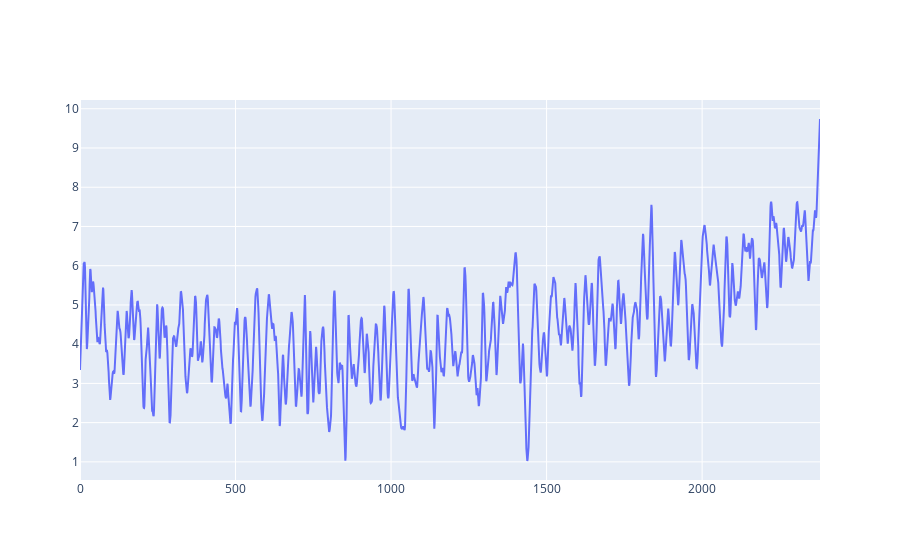
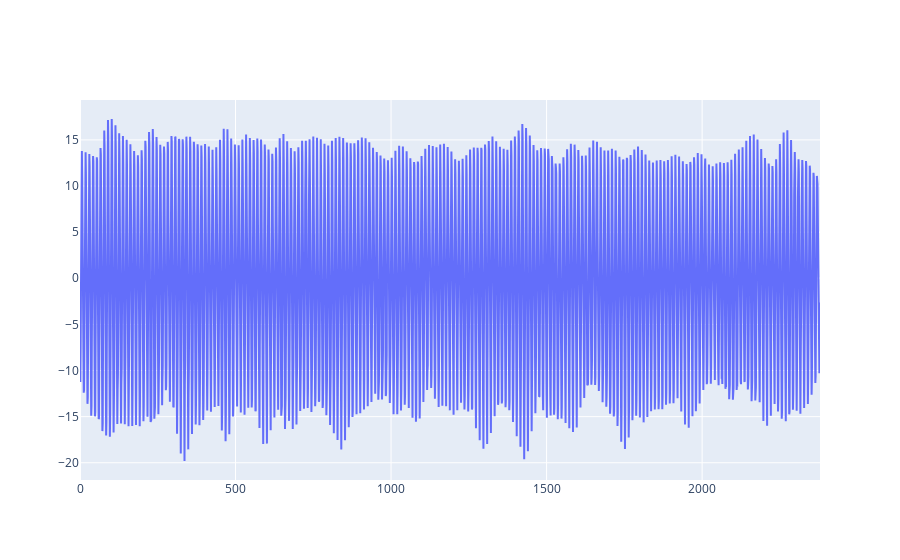
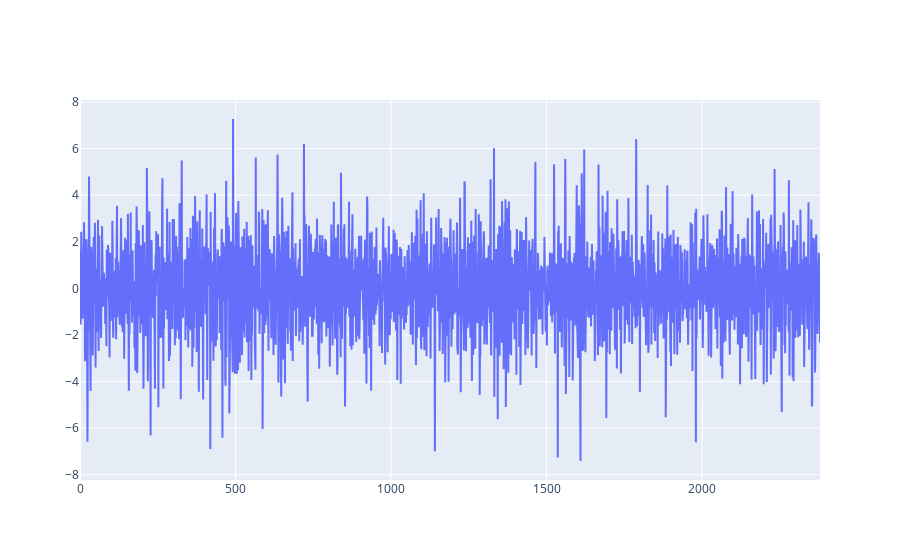

These figures' notebook cell, in order:
### Code cell
from statsmodels.tsa.seasonal import STL
stl = STL(np.array(list(y(get_data()))), period=12)
res = stl.fit()
plot(enumerate(res.trend))
plot(enumerate(res.seasonal))
plot(enumerate(res.resid))

### Figure 1 — Plotly figure (JSON) as saved in the notebook; plotly's stock layout.template omitted (floating-point values rounded to 4 significant figures; data arrays with more than 128 entries replaced by an {"elided": "..."} marker saying what was removed)
{"data": [{"type": "scatter", "x": {"elided": "2380 int values"}, "y": {"elided": "2380 float values"}}], "layout": {"autosize": true, "xaxis": {"autorange": true, "range": [0, 2379], "type": "linear"}, "yaxis": {"autorange": true, "range": [0.538, 10.22], "type": "linear"}}}

### Figure 2 — Plotly figure (JSON) as saved in the notebook; plotly's stock layout.template omitted (floating-point values rounded to 4 significant figures; data arrays with more than 128 entries replaced by an {"elided": "..."} marker saying what was removed)
{"data": [{"type": "scatter", "x": {"elided": "2380 int values"}, "y": {"elided": "2380 float values"}}], "layout": {"autosize": true, "xaxis": {"autorange": true, "range": [0, 2379], "type": "linear"}, "yaxis": {"autorange": true, "range": [-21.87, 19.33], "type": "linear"}}}

### Figure 3 — Plotly figure (JSON) as saved in the notebook; plotly's stock layout.template omitted (floating-point values rounded to 4 significant figures; data arrays with more than 128 entries replaced by an {"elided": "..."} marker saying what was removed)
{"data": [{"type": "scatter", "x": {"elided": "2380 int values"}, "y": {"elided": "2380 float values"}}], "layout": {"autosize": true, "xaxis": {"autorange": true, "range": [0, 2379], "type": "linear"}, "yaxis": {"autorange": true, "range": [-8.228, 8.09], "type": "linear"}}}
